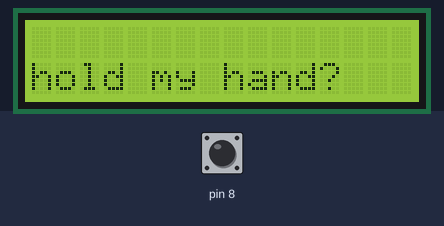
Bench run of a sketch on a simulated Arduino Uno, built with avr-gcc and run on an emulated ATmega328P. Shown: 16×2 character LCD. Inputs (shaded band) come from the test bench; at power-on: pin 8 HIGH. What the sketch prints to the serial monitor is not drawn.

Above: at 2.2 s.
2.3 s: pin 8 pulled LOW for 1.25 s
At 3.21 s:
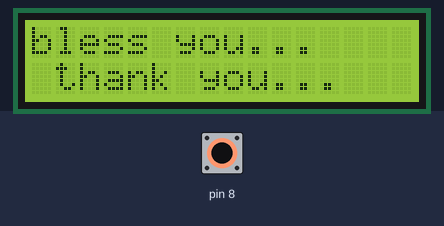
At 3.67 s:
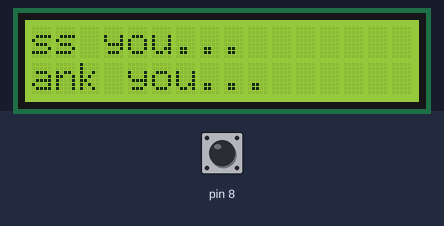
Timing chart, 0 to 5.3 s (numbered marks = the images above; inputs shaded):
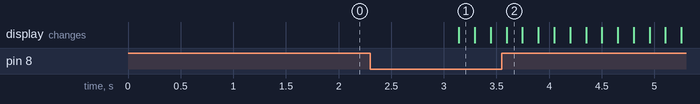

Measured:
- after the input at 2.3 s, the display: changes after 0.84 s (image 1)

The sketch:

capSense_lcd_mashup.ino
```cpp
/*
 * What is there to even say? We're just getting this booted up and we're gonna hope for the best.
 * Maybe in the future I'll write in VS code and directly publish to GitHub repos, but for now, we're here. :)
 *
 * Goals:
 *
 * - Get LCD screen to work (check)
 * - Get capacitive sense to work (check)
 * - Get LCD to react / change based on capactive sense values (SUCCESS!!)
 *
 * LCD circuit follows this basic schematic, like the Scroll example:
 *   The circuit:
 * LCD RS pin to digital pin 12
 * LCD Enable pin to digital pin 11
 * LCD D4 pin to digital pin 5
 * LCD D5 pin to digital pin 4
 * LCD D6 pin to digital pin 3
 * LCD D7 pin to digital pin 2
 * 10K resistor:
 * ends to +5V and ground
 * wiper to LCD VO pin (pin 3)
 *
 * Additional visualization help: https://learn.adafruit.com/adafruit-arduino-lesson-11-lcd-displays-1/breadboard-layout
 *
 * 13 Tues 2024
 * Carmen Peterson <3
 */

#include <CapacitiveSensor.h>
#include "Wire.h"
#include "Adafruit_LiquidCrystal.h"

// initialize the library with the numbers of the interface pins
Adafruit_LiquidCrystal lcd(12, 11, 5, 4, 3, 2);


CapacitiveSensor  cs_6_8 = CapacitiveSensor(6,8); // 100K ohm resistor between pins 6 & 8, 8 is the sensor pin

void setup() {
  // touch sensor stuff

   cs_6_8.set_CS_AutocaL_Millis(0xFFFFFFFF);     // turn off autocalibrate on channel 1 - just as an example
   Serial.begin(9600);

   // LCD stuff

   // set up the LCD's number of rows and columns:
  lcd.begin(16, 2);
  lcd.setCursor(0,7);
  // Print a message to the LCD.
  lcd.print("hold my hand?");
  delay(1000);

}

void loop() {
  // put your main code here, to run repeatedly:

    long start = millis();
    long total1 =  cs_6_8.capacitiveSensor(30);
    Serial.println(total1);

    if(total1 > 20) {

       lcd.clear();
      lcd.print("bless you...");
      lcd.setCursor(1,3);
      lcd.print("thank you...");

      delay(150);

      // scroll 13 positions (string length) to the left
  // to move it offscreen left:
  for (int positionCounter = 0; positionCounter < 13; positionCounter++) {
    // scroll one position left:

    lcd.scrollDisplayLeft();
    // wait a bit:
    delay(150);
  }

  // scroll 29 positions (string length + display length) to the right
  // to move it offscreen right:
  for (int positionCounter = 0; positionCounter < 29; positionCounter++) {
    // scroll one position right:
    lcd.scrollDisplayRight();
    // wait a bit:
    delay(150);
  }

    // scroll 16 positions (display length + string length) to the left
    // to move it back to center:
  for (int positionCounter = 0; positionCounter < 16; positionCounter++) {
    // scroll one position left:
    lcd.scrollDisplayLeft();
    // wait a bit:
    delay(150);
  }

  // delay at the end of the full loop:
  delay(1000);

    }

    else {

    lcd.clear();
    lcd.setCursor(0,7);
    lcd.print("hold my hand?");
    delay(1000);

    }


}
```
